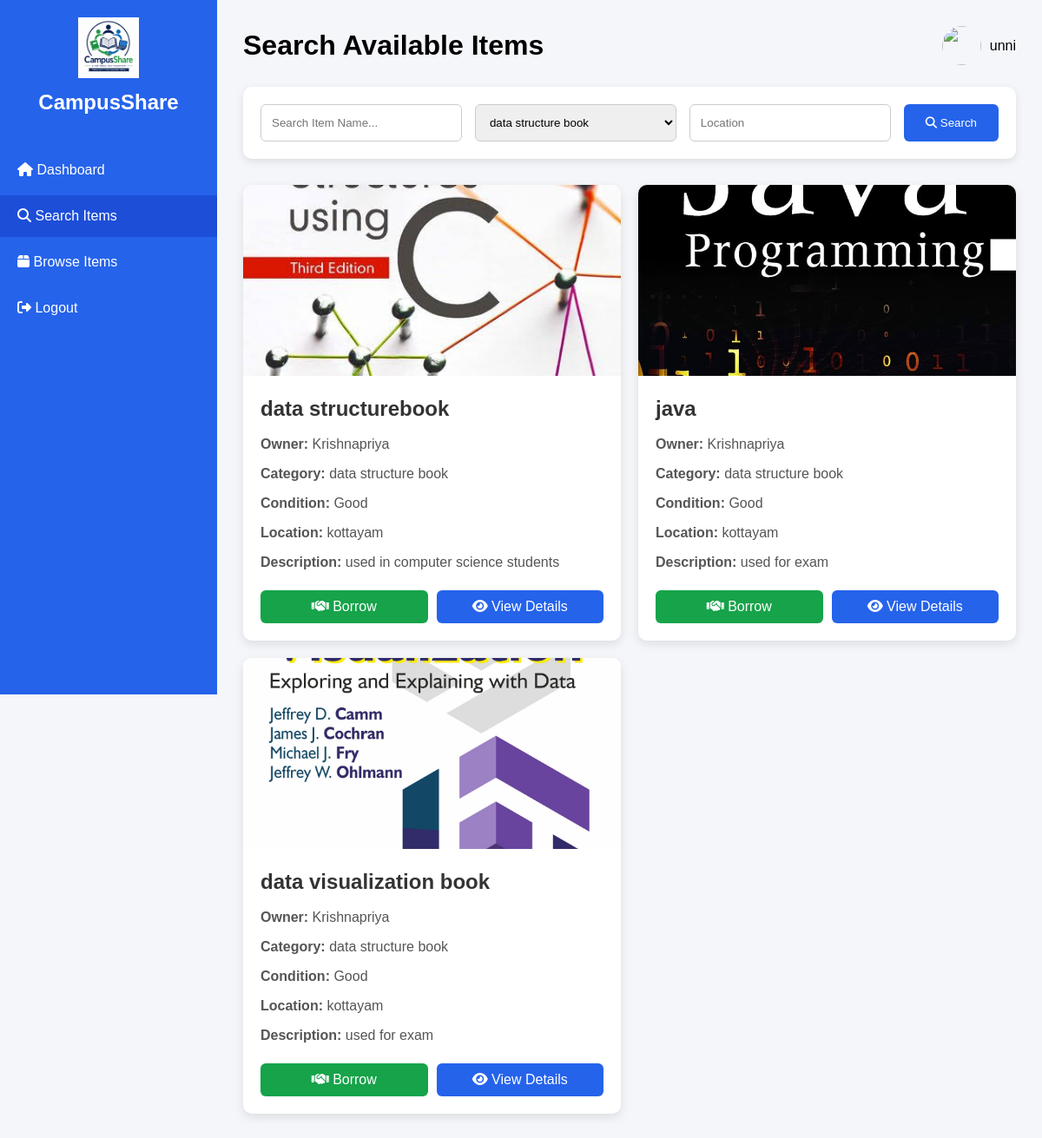
The app's page /CommunityItemSharingPortal/search_items.php?category=1 (signed in) with its own data.
### tables this page shows
CREATE TABLE `users` (
  `user_id` int(11) NOT NULL,
  `full_name` varchar(100) NOT NULL,
  `email` varchar(100) NOT NULL,
  `phone` varchar(15) DEFAULT NULL,
  `department` varchar(50) DEFAULT NULL,
  `year_of_study` varchar(20) DEFAULT NULL,
  `password` varchar(255) NOT NULL,
  `security_question` varchar(255) NOT NULL,
  `security_answer` varchar(255) NOT NULL,
  `profile_image` varchar(255) DEFAULT NULL,
  `created_at` timestamp NOT NULL DEFAULT current_timestamp()
);

CREATE TABLE `items` (
  `item_id` int(11) NOT NULL,
  `user_id` int(11) NOT NULL,
  `category_id` int(11) NOT NULL,
  `item_name` varchar(100) NOT NULL,
  `description` text DEFAULT NULL,
  `item_condition` varchar(50) DEFAULT NULL,
  `availability` enum('Available','Borrowed') DEFAULT 'Available',
  `location` varchar(100) DEFAULT NULL,
  `image` varchar(255) DEFAULT NULL,
  `created_at` timestamp NOT NULL DEFAULT current_timestamp()
);

CREATE TABLE `categories` (
  `category_id` int(11) NOT NULL,
  `category_name` varchar(100) NOT NULL
);

### CommunityItemSharingPortal/search_items.php (the view, shortened to what this page needs)
<?php
include("includes/db.php");
$user_id = $_SESSION['user_id'];
$user_query = mysqli_query($conn,
"SELECT * FROM users WHERE user_id='$user_id'");
$user = mysqli_fetch_assoc($user_query);
$category_query = mysqli_query($conn,
"SELECT * FROM categories ORDER BY category_name ASC");
$search = isset($_GET['search']) ? mysqli_real_escape_string($conn, $_GET['search']) : "";
$category = isset($_GET['category']) ? mysqli_real_escape_string($conn, $_GET['category']) : "";
$location = isset($_GET['location']) ? mysqli_real_escape_string($conn, $_GET['location']) : "";
$sql = "
SELECT
items.*,
users.full_name,
categories.category_name
FROM items
INNER JOIN users
ON items.user_id=users.user_id
INNER JOIN categories
ON items.category_id=categories.category_id
WHERE items.availability='Available'
";
if($category!=""){
    $sql .= " AND items.category_id='$category'";
}
$sql .= " ORDER BY items.item_id DESC";
$item_query = mysqli_query($conn,$sql);
?>
<!DOCTYPE html>
<html lang="en">
<head>
<link rel="stylesheet"
href="css/search_items.css">
<link rel="stylesheet"
href="https://cdnjs.cloudflare.com/ajax/libs/font-awesome/6.5.2/css/all.min.css">
</head>
<body>
<div class="sidebar">
<div class="logo">
<img src="images/logo.png">
<h2>CampusShare</h2>
</div>
<ul>
<li>
<a href="dashboard.php">
<i class="fa fa-house"></i>
Dashboard
</a>
</li>
<li class="active">
<a href="search_items.php">
<i class="fa fa-search"></i>
Search Items
</a>
</li>
<li>
<a href="browse_items.php">
<i class="fa fa-box"></i>
Browse Items
</a>
</li>
<li>
<a href="logout.php">
<i class="fa fa-right-from-bracket"></i>
Logout
</a>
</li>
</ul>
</div>
<div class="main">
<header>
<h1>Search Available Items</h1>
<div class="profile">
<img src="images/default.png">
<span><?php echo htmlspecialchars($user['full_name']); ?></span>
</div>
</header>
<form method="GET" class="search-form">
    <div class="search-box">
<input
type="text"
name="search"
placeholder="Search Item Name..."
value="<?php echo htmlspecialchars($search); ?>">
<select name="category">
<?php
while($cat=mysqli_fetch_assoc($category_query))
{
?>
<option value="<?php echo $cat['category_id']; ?>"
<?php if($category==$cat['category_id']) echo "selected"; ?>>
<?php echo htmlspecialchars($cat['category_name']); ?>
</option>
<?php
}
?>
</select>
<input
type="text"
name="location"
placeholder="Location"
value="<?php echo htmlspecialchars($location); ?>">
<button type="submit">
<i class="fa fa-search"></i>
Search
</button>
</div>
</form>
<div class="items-container">
<?php
if(mysqli_num_rows($item_query)>0)
{
while($item=mysqli_fetch_assoc($item_query))
{
?>
<div class="item-card">
<div class="item-image">
<?php
if(!empty($item['image']) && file_exists("uploads/items/".$item['image']))
{
?>
<img src="uploads/items/<?php echo $item['image']; ?>" alt="Item Image">
<?php
}
else
{
?>
<img src="images/default.png" alt="No Image">
<?php
}
?>
</div>
<div class="item-details">
<h2><?php echo htmlspecialchars($item['item_name']); ?></h2>
<p>
<strong>Owner:</strong>
<?php echo htmlspecialchars($item['full_name']); ?>
</p>
<p>
<strong>Category:</strong>
<?php echo htmlspecialchars($item['category_name']); ?>
</p>
<p>
<strong>Condition:</strong>
<?php echo htmlspecialchars($item['item_condition']); ?>
</p>
<p>
<strong>Location:</strong>
<?php echo htmlspecialchars($item['location']); ?>
</p>
<p>
<strong>Description:</strong>
<?php echo nl2br(htmlspecialchars($item['description'])); ?>
</p>
<div class="buttons">
<?php
if($item['user_id']==$user_id)
{
?>
<button class="borrow-btn" disabled>
Your Item
</button>
<?php
}
else
{
?>
<a href="borrow_request.php?item_id=<?php echo $item['item_id']; ?>" class="borrow-btn">
<i class="fa fa-handshake"></i>
Borrow
</a>
<?php
}
?>
<a href="item_details.php?item_id=<?php echo $item['item_id']; ?>" class="view-btn">
<i class="fa fa-eye"></i>
View Details
</a>
</div>
</div>
</div>
<?php
}
}
?>
</div>
</div>
</body>
</html>

### CommunityItemSharingPortal/css/search_items.css (style rules this page uses)
* { margin:0; padding:0; box-sizing:border-box; font-family:Arial, Helvetica, sans-serif; }
body { display:flex; background:#f4f6f9; }
.sidebar { width:250px; height:100vh; background:#2563eb; color:#fff; position:fixed; top:0; left:0; }
.logo { text-align:center; padding:20px; }
.logo img { width:70px; margin-bottom:10px; }
.logo h2 { font-size:24px; }
.sidebar ul { list-style:none; margin-top:20px; }
.sidebar ul li { margin:5px 0; }
.sidebar ul li a { display:block; padding:15px 20px; color:#fff; text-decoration:none; transition:.3s; }
.sidebar ul li.active a, .sidebar ul li a:hover { background:#1d4ed8; }
.main { margin-left:250px; width:calc(100% - 250px); padding:30px; }
header { display:flex; justify-content:space-between; align-items:center; margin-bottom:25px; }
.profile { display:flex; align-items:center; }
.profile img { width:45px; height:45px; border-radius:50%; margin-right:10px; }
.search-form { background:#fff; padding:20px; border-radius:10px; margin-bottom:30px; box-shadow:0 3px 10px rgba(0,0,0,.1); }
.search-box { display:flex; gap:15px; flex-wrap:wrap; }
.search-box input, .search-box select { flex:1; min-width:180px; padding:12px; border:1px solid #ccc; border-radius:6px; }
.search-box button { padding:12px 25px; background:#2563eb; color:#fff; border:none; border-radius:6px; cursor:pointer; }
.items-container { display:grid; grid-template-columns:repeat(auto-fill,minmax(350px,1fr)); gap:20px; }
.item-card { background:#fff; border-radius:10px; overflow:hidden; box-shadow:0 4px 12px rgba(0,0,0,.1); }
.item-image img { width:100%; height:220px; object-fit:cover; }
.item-details { padding:20px; }
.item-details h2 { margin-bottom:15px; color:#333; }
.item-details p { margin-bottom:10px; color:#555; line-height:1.5; }
.buttons { display:flex; gap:10px; margin-top:20px; }
.borrow-btn, .view-btn { flex:1; text-align:center; text-decoration:none; color:#fff; padding:10px; border-radius:6px; }
.borrow-btn { background:#16a34a; }
.view-btn { background:#2563eb; }

### records on screen
users: full_name "unni"
items: image (picture), item_name "data structurebook", user.full_name "Krishnapriya", category.category_name "data structure book", item_condition "Good", location "kottayam", description "used in computer science students"
items: image (picture), item_name "java", user.full_name "Krishnapriya", category.category_name "data structure book", item_condition "Good", location "kottayam", description "used for exam"
items: image (picture), item_name "data visualization book", user.full_name "Krishnapriya", category.category_name "data structure book", item_condition "Good", location "kottayam", description "used for exam"

### other values on screen
form field category "data structure book"
